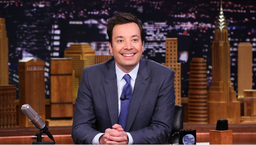
#> input picture project2/jimmy.png, 256 x 145 px, shrunk from 800 x 452 before the run
$ python seam_carving.py   (older library calls are emulated)
#> lines starting #> are read from the running program, lines starting #| are printed output that depends on the picture
#> further down, img_bad is the input picture: shape (145, 256, 3); mean R, G, B 77, 53.2, 52.7
import numpy as np
import scipy.ndimage as nd
from imageio import imread, imwrite
import matplotlib.pyplot as plt
from numba import jit
import cv2

np.set_printoptions(threshold = np.inf)

# [5 lines left out: function rotat, not called in this run]


def pixel_distance(img, i1, j1, i2, j2):
	return np.sum(np.abs(img[i1][j1] - img[i2][j2]))

@jit
def getmin_for_vertical(M, c, i, j):
	if j == 0:
		if M[i-1][j] < M[i-1][j+1]:
			return j
		else:
			return j+1
	elif j == c-1:
		if M[i-1][j-1] < M[i-1][j]:
			return j-1
		else:
			return j
	else:
		if M[i-1][j-1] <= M[i-1][j] and M[i-1][j-1] <= M[i-1][j+1]:
			return j-1
		elif M[i-1][j] <= M[i-1][j-1] and M[i-1][j] <= M[i-1][j+1]:
			return j
		else:
			return j+1

# [27 lines left out: function getmin_for_vertical_forward, not called in this run]


def cal_energy(img):
	kernel_x = np.array([[1.0, 2.0, 1.0], [0.0, 0.0, 0.0], [-1.0, -2.0, -1.0]])
	kernel_y = np.array([[1.0, 0.0, -1.0], [2.0, 0.0, -2.0], [1.0, 0.0, -1.0]])
	kernel_x = np.stack([kernel_x] * 3, axis=2)
	kernel_y = np.stack([kernel_y] * 3, axis=2)

	img = img.astype('float32') # to be removed
	conv_res = np.absolute(nd.convolve(img, kernel_x)) + np.absolute(nd.convolve(img, kernel_y))
	e_img = conv_res.sum(axis=2)
	return e_img

# [49 lines left out: functions cal_energy_gradient, entropy, calc_ans, cal_energy_entropy, step_for_jit, not called in this run]


def addfaces(e_img, faces):
	m = e_img.max()
	for (x, y, w, h) in faces:
		for p in range(y, y+h):
			for q in range(x, x+w):
				e_img[p][q] += 2 * m
	return e_img

# [7 lines left out: function add_mask, not called in this run]

def min_seam_vertical(e_img):
	M = e_img.copy()
	path = np.zeros(e_img.shape, dtype=np.int)

	r, c = e_img.shape
	for i in range(1, r):
		for j in range(0, c):
			path[i][j] = getmin_for_vertical(M, c, i, j)
			M[i][j] += M[i-1][path[i][j]]

	idx = M[r-1].argmin()
	c_list = [idx]
	for j in range(r-1, 0, -1):
		c_list.append(path[j][idx])
		idx = path[j][idx]

	c_list.reverse()
	return c_list

# [38 lines left out: functions min_seam_vertical_for_opt, min_seam_vertical_forward, not called in this run]

def seam_carving_vertical(img, c_list):
	r, c, ch = img.shape
	mask = np.ones((r, c), dtype = bool)

	for i in range(0, r):
		mask[i][c_list[i]] = False

	mask = np.stack([mask] * ch, axis=2)
	img = img[mask].reshape((r, c - 1, ch))
	return img

# [142 lines left out: functions seam_carve_mask, seam_extending_vertical, carve, optimal_carve, extend, not called in this run]


def face_detect_cut(img_carve, outfile, nowr, nowc, vertical = True):
#> called with outfile = 'bad_jimmy.png', nowr = 145, nowc = 153, vertical = True
	face_cascade=cv2.CascadeClassifier('haarcascade_frontalface_default.xml')
	if vertical == False:
		cutc = img_carve.shape[0] - nowr
		img_carve = rotat(img_carve)
	else:
		cutc = img_carve.shape[1] - nowc
#> cutc = 103

	print(cutc)
#| 103
	for i in range(cutc):
		print(i)
		gray = cv2.cvtColor(img_carve, cv2.COLOR_RGB2GRAY)
		faces = face_cascade.detectMultiScale(gray, 1.1, 4)
		e_img = cal_energy(img_carve)
		e_img = addfaces(e_img, faces)
		new_img = seam_carving_vertical(img_carve, min_seam_vertical(e_img))
		img_carve = new_img
#> this loop made 103 passes
#> pass 1, in face_detect_cut, `gray = cv2.cvtColor(img_carve, cv2.COLOR_RGB2GRAY)`:
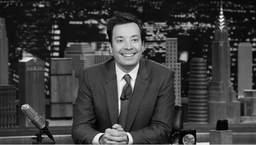
#> gray: shape (145, 256); min 0, max 255, mean 60.3
#> pass 1, in cal_energy, `conv_res = np.absolute(nd.convolve(img, kernel_x)) + np.absolute(nd.co..`:
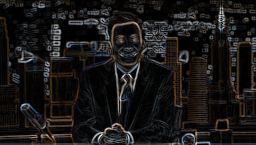
#> conv_res: shape (145, 256, 3) float32; mean R, G, B 397.2, 371.7, 357.1; drawn with min black and max white
#> pass 1, in cal_energy, `e_img = conv_res.sum(axis=2)`:
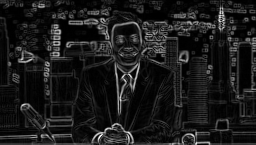
#> e_img: shape (145, 256) float32; min 0, max 10584, mean 1125.9; drawn with min black and max white
#> after the loop:
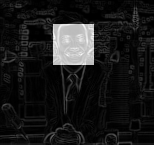
#> e_img: shape (145, 154) float32; min 0, max 28878, mean 3104.8; drawn with min black and max white
#> after the loop:
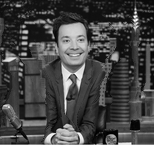
#> gray: shape (145, 154); min 0, max 255, mean 67.6
#> after the loop:
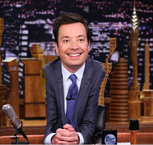
#> img_carve: shape (145, 153, 3); mean of channels 0, 1, 2 85.5, 60.1, 60.7; drawn as R, G, B

	if vertical == False:
		img = rotat(img, back = True)
	imwrite(outfile, img_carve)
'''
# [4 lines of commented-out code are left out]
'''

img_bad = imread('jimmy.png').astype('uint8')
face_detect_cut(img_bad, 'bad_jimmy.png', img_bad.shape[0], int(0.6 * img_bad.shape[1]), vertical = True)

'''
#img2 = imread('pic1.jpg').astype('float32')
#extend(img2, 'extended.jpg', img2.shape[0], int(img2.shape[1] * 1.25), vertical = True)
'''

'''
#img3 = imread('girl.jpg').astype('uint8')
#img3_2 = img3.copy().astype('float32')
#carve(img3_2, 'person_carved.jpg', img3_2.shape[0], int(img3_2.shape[1] * 0.6), vertical = True)
#face_detect_cut(img3, 'person_carved_detect.jpg', img3.shape[0], int(img3.shape[1] * 0.6), vertical = True) # input has to be uint8
'''

'''
img4 = imread('Beach.png').astype('float32')
img4_copy = img4.copy()

mask = imread('beach_girl_mask.png').astype('float32') / 255
mask_protect = mask[..., 0]
mask_remove = mask[..., 1]

while np.sum(mask_remove) > 0:
	e_img = cal_energy(img4)
	e_img = add_mask(e_img, mask_protect, mask_remove)
	new_img, mask_protect, mask_remove = seam_carve_mask(img4, min_seam_vertical(e_img), mask_protect, mask_remove)
	img4 = new_img

imwrite('protected.png', img4)
'''

'''
img5 = imread('bench3.png').astype('float32')
for i in range(200):
	print(i)
	new_img = seam_carving_vertical(img5, min_seam_vertical_forward(img5))
	img5 = new_img
imwrite('forward3.png', img5)
'''

'''
img6 = imread('butterfly.png')
img6_copy = img6.copy()
#optimal_carve(img6, 'cut_butterfly.png', 150, 250)
carve(img6_copy, 'tmp.png', 150, img6_copy.shape[1], entropy = False, vertical = False)
tmp = imread('tmp.png')
carve(tmp, 'hard_cut.png', 150, 250, entropy = False, vertical = True)
'''

$ run again, with project2/pic2.jpg saved as project2/jimmy.png
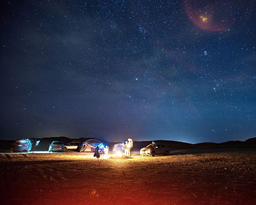
#> input picture project2/pic2.jpg, 256 x 205 px, shrunk from 800 x 640 before the run
#> img_bad is the input picture: shape (205, 256, 3); mean R, G, B 51.8, 50.8, 68.2
#| 103
#> the loop in face_detect_cut, `for i in range(cutc):` made 103 passes
#> pass 1, in cal_energy, `conv_res = np.absolute(nd.convolve(img, kernel_x)) + np.absolute(nd.co..`:
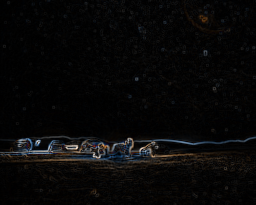
#> conv_res: shape (205, 256, 3) float32; mean R, G, B 133.5, 126.9, 126.6; drawn with min black and max white
#> after the loop in face_detect_cut, `for i in range(cutc):`:
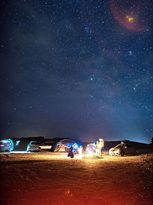
#> img_carve: shape (205, 153, 3); mean of channels 0, 1, 2 59.7, 55.5, 71.4; drawn as R, G, B
